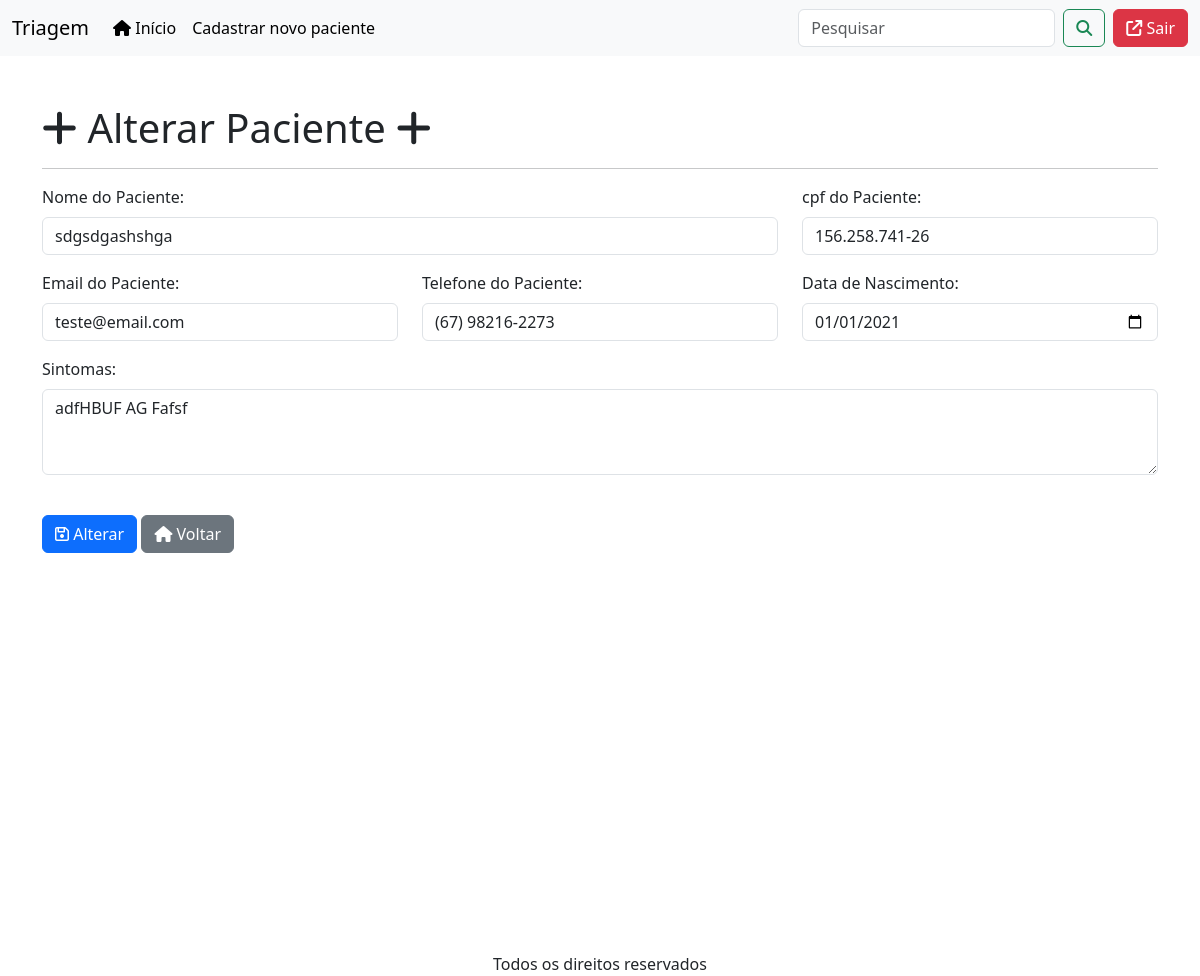
Page /alterarPaciente/7 (signed in) on the committed database.
### apps/crud/models.py (models this page shows, shortened)
class Paciente(models.Model):
    codigo_paciente = models.AutoField(primary_key=True)
    nome = models.CharField(null=False, blank=False)
    cpf = models.CharField(max_length=14, unique=True, null=False, blank=False)
    email = models.EmailField(unique=True, null=False, blank=False)
    telefone = models.CharField(max_length=15, null=False, blank=False)
    data_nascimento = models.DateField(null=False, blank=False)
    sintomas = models.TextField(null=True, blank=True)

### apps/crud/views.py (the view)
# urls.py: path('alterarPaciente/<int:codigo_paciente>', views.alterar_paciente, name='alterar_paciente'),
@login_required
def alterar_paciente(request, codigo_paciente):
    paciente = Paciente.objects.get(codigo_paciente=codigo_paciente)
    if request.method == 'POST':
        form = PacienteForm(request.POST, instance=paciente)
        if form.is_valid():
            form.save()
            return redirect('index')
    else:
        form = PacienteForm(instance=paciente)
    return render(request, 'alterar_dados.html', {'form': form, 'paciente': paciente})

### apps/crud/templates/alterar_dados.html (shortened to what this page needs)
{% extends 'base-crud.html' %}
{% load static %}
{% block content %}
    <h1 class="mt-5"> <i class="fa-solid fa-plus"></i>
    Alterar Paciente
    <i class="fa-solid fa-plus"></i>
    </h1>
<hr>
<form action="{% url 'alterar_paciente' paciente.codigo_paciente %}" method="post">
    {% include 'includes/form.html' %}
    <div class="row">
        <div class="mt-4">
            <button type="submit" class="btn btn-primary">
                 <i class="fa-regular fa-floppy-disk"></i> Alterar
            </button>
             <a href="{% url 'index' %}" class="btn btn-secondary">
                <i class="fa-solid fa-house"></i> Voltar
            </a>
        </div>
    </div>
</form>
{% endblock %}

### apps/crud/templates/includes/form.html (shortened to what this page needs)
<div class="row" mt-5>
    <div class="col-12 col-md-8 mb-3">
        <label for="{{ form.nome.id_for_label }}" class="form-label">Nome do Paciente:</label>
        {{ form.nome }}
    </div>
    <div class="col-12 col-md-6 col-lg-4 mb-3">
        <label for="{{ form.cpf.id_for_label }}" class="form-label">cpf do Paciente:</label>
        {{ form.cpf }}
    </div>
    <div class="col-12 col-md-8 col-lg-4 mb-3">
        <label for="{{ form.email.id_for_label }}" class="form-label">Email do Paciente:</label>
        {{ form.email }}
    </div>
    <div class="col-12 col-md-6 col-lg-4 mb-3">
        <label for="{{ form.telefone.id_for_label }}" class="form-label">Telefone do Paciente:</label>
        {{ form.telefone }}
    </div>
    <div class="col-12 col-md-6 col-lg-4 mb-3">
        <label for="{{ form.data_nascimento.id_for_label }}" class="form-label">Data de Nascimento:</label>
        {{ form.data_nascimento }}
    </div>
    <div class="col-12  mb-3">
        <label for="{{ form.sintomas.id_for_label }}" class="form-label">Sintomas:</label>
        {{ form.sintomas }}
    </div>
</div>

### rows in the picture
Paciente: nome "sdgsdgashshga", cpf "156.258.741-26", email "teste@email.com", telefone "(67) 98216-2273", data_nascimento "01/01/2021", sintomas "adfHBUF AG Fafsf"
